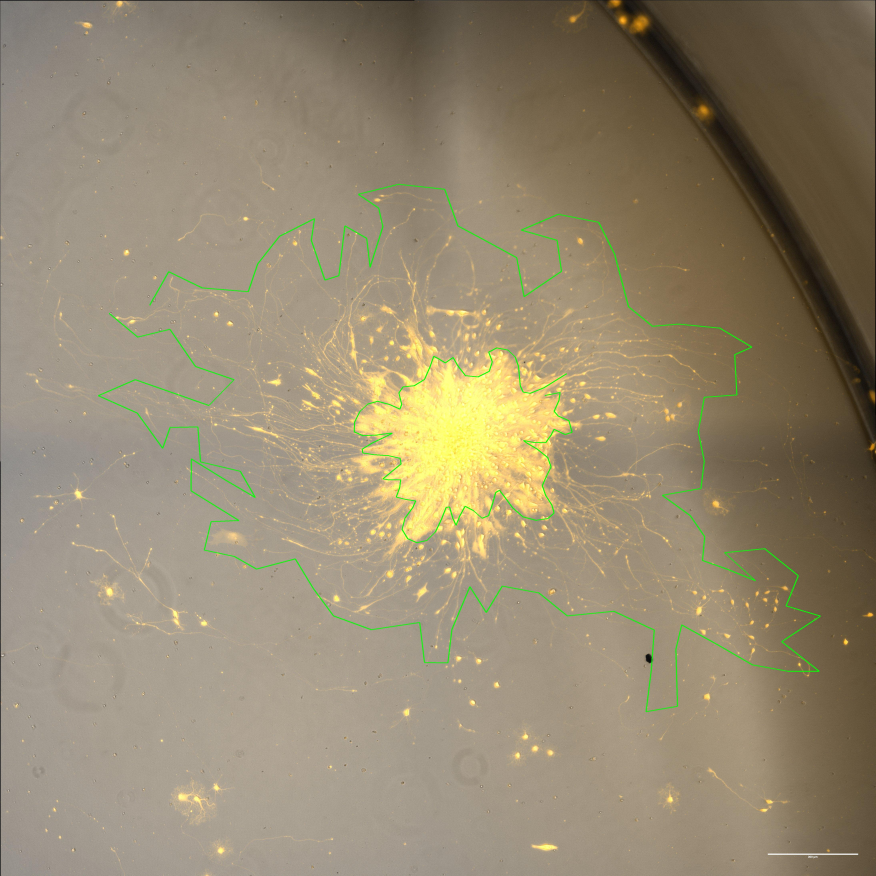
#> input picture Example-2.jpg, 4378 x 4378 px (shown at 1/5 size)
$ python -i image_analysis.py   (imports and definitions only)   (older library calls are emulated)
#> lines starting #> are read from the running program, lines starting #| are printed output that depends on the picture; after the words box and inside, x2 and y2 are one past the last pixel; in counts of white or black regions, pixels touching at a corner belong together
from PIL import Image, ImageFilter, ImageDraw
import numpy as np
from scipy.interpolate import splprep, splev
import cv2
import os
import csv

# Specify the folder name you want to create
folder_name = "aggregate_analysis"

# Set the path of your photos that you analyze
jpg_data = "./folder location"

# Create a new local folder system
folder_path = "./" + folder_name + "/"
result = folder_path + "results.csv"
color_correction = folder_path + "color_correction/"
choose_cell = folder_path + "choose_cell/"
large_bound = folder_path + "large_bound/"
choose_cell2 = folder_path + "choose_cell2/"
small_bound = folder_path + "RESULTING_PHOTOS/"

# Check if the folders exist, and create them if not
# [14 lines not run here, left out]

# [32 lines left out: function yellow_outline, not called in this run]

def yellow_connected_regions(input_path, output_path, threshold=8, connectivity=8):
    # Open the image using PIL
#> called with input_path = '../Example-2.jpg', output_path = 'out.png', threshold = 8, connectivity = 8
    image = Image.open(input_path)
#> image is the input picture: PIL image 4378x4378 RGB; mean R, G, B 149.4, 137.2, 112.5

    # Convert the image to a NumPy array
    image_array = np.array(image)

    # Convert RGB to Lab color space for better color representation
    lab_image = cv2.cvtColor(image_array, cv2.COLOR_RGB2Lab)
#> lab_image: shape (4378, 4378, 3); mean of channels 0, 1, 2 146.3, 129, 142.8

    # Extract the 'b' channel (yellow-blue) from Lab color space
    yellow_channel = lab_image[:, :, 2]
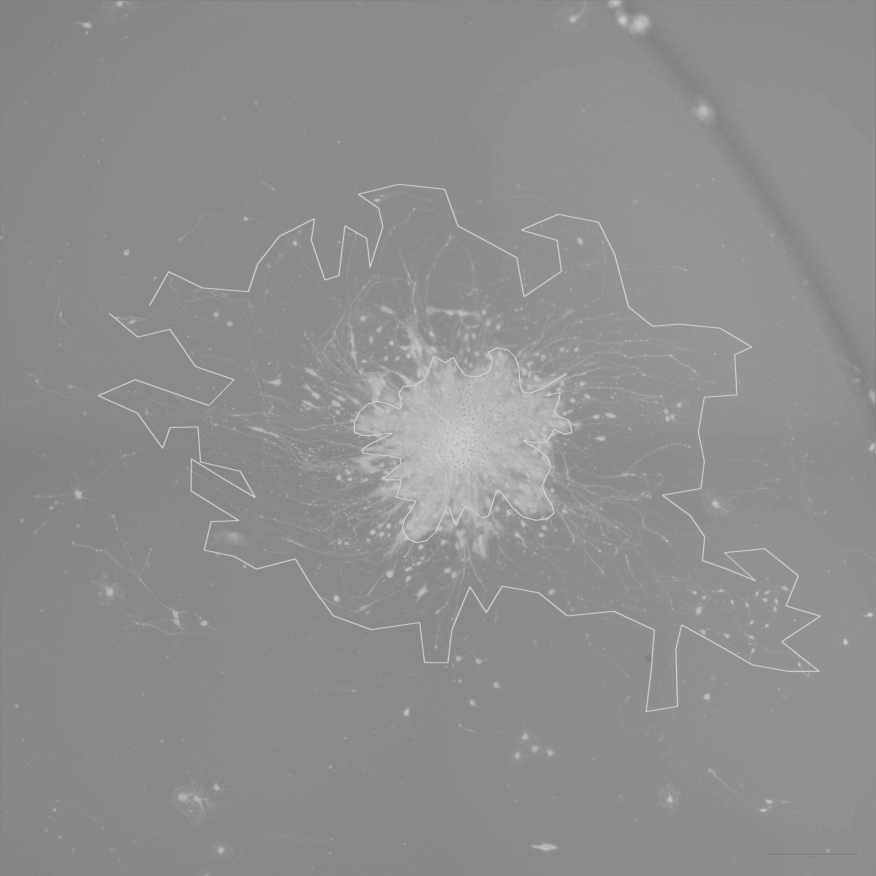
#> yellow_channel: shape (4378, 4378) (shown at 1/5 size); min 114, max 211, mean 142.8

    # Compute the gradient magnitude using the Sobel operator
    grad_x = cv2.Sobel(yellow_channel, cv2.CV_64F, 1, 0, ksize=3)
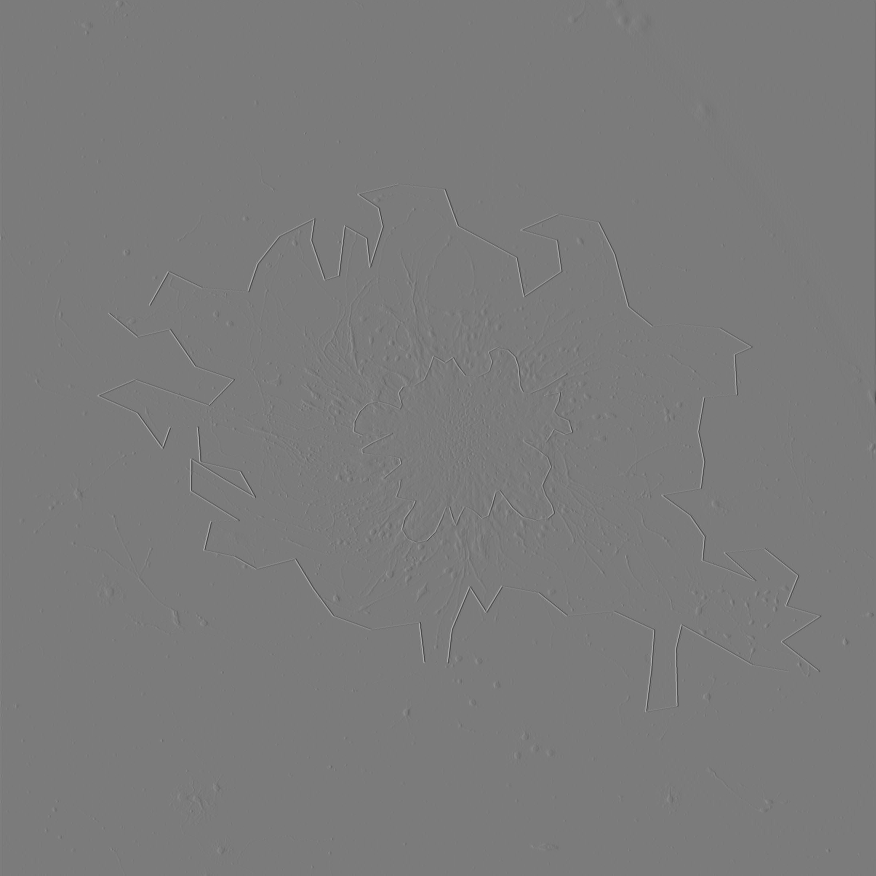
#> grad_x: shape (4378, 4378) float64 (shown at 1/5 size); min -263, max 280, mean 0; drawn with min black and max white
    grad_y = cv2.Sobel(yellow_channel, cv2.CV_64F, 0, 1, ksize=3)
    gradient_magnitude = np.sqrt(grad_x**2 + grad_y**2)

    # Threshold the gradient magnitude to identify edges
    edge_mask = gradient_magnitude > threshold
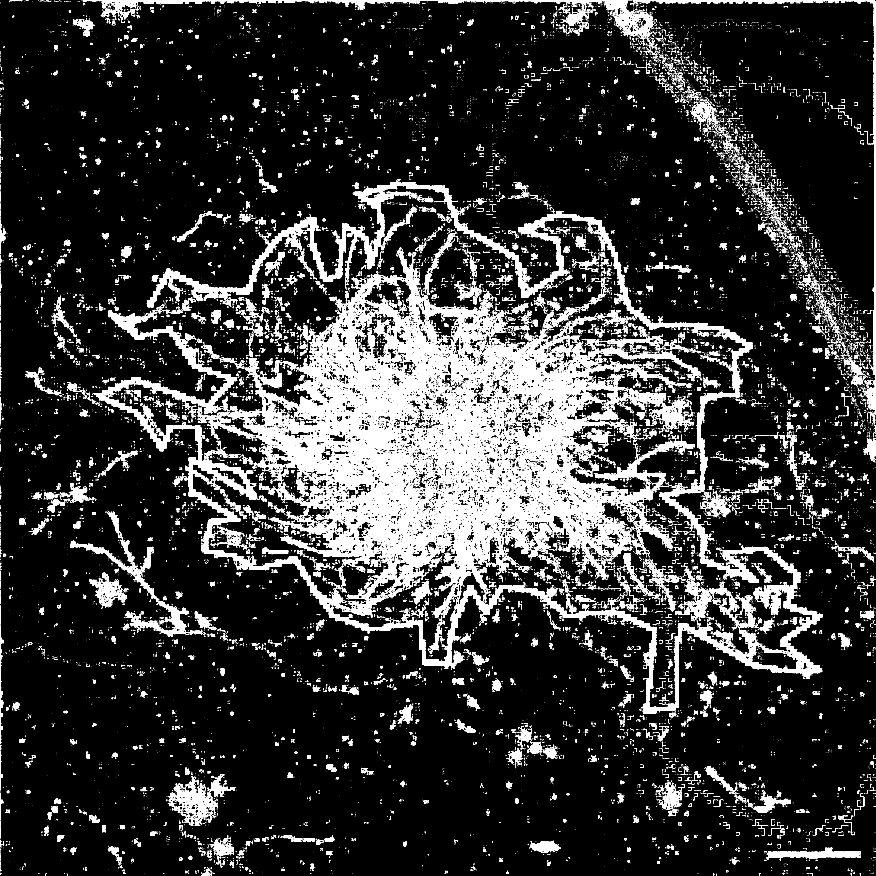
#> edge_mask: shape (4378, 4378) bool (shown at 1/5 size); 12.6% white; 41193 white regions (35848 under 20 px), largest, box (x1, y1, x2, y2) and area: (1103, 1252, 3505, 2998) 1038740, (463, 900, 4114, 3570) 444488, (701, 0, 3262, 195) 31999

    # Use connected component analysis to label connected regions
    _, labels, stats, _ = cv2.connectedComponentsWithStats(edge_mask.astype(np.uint8), connectivity)
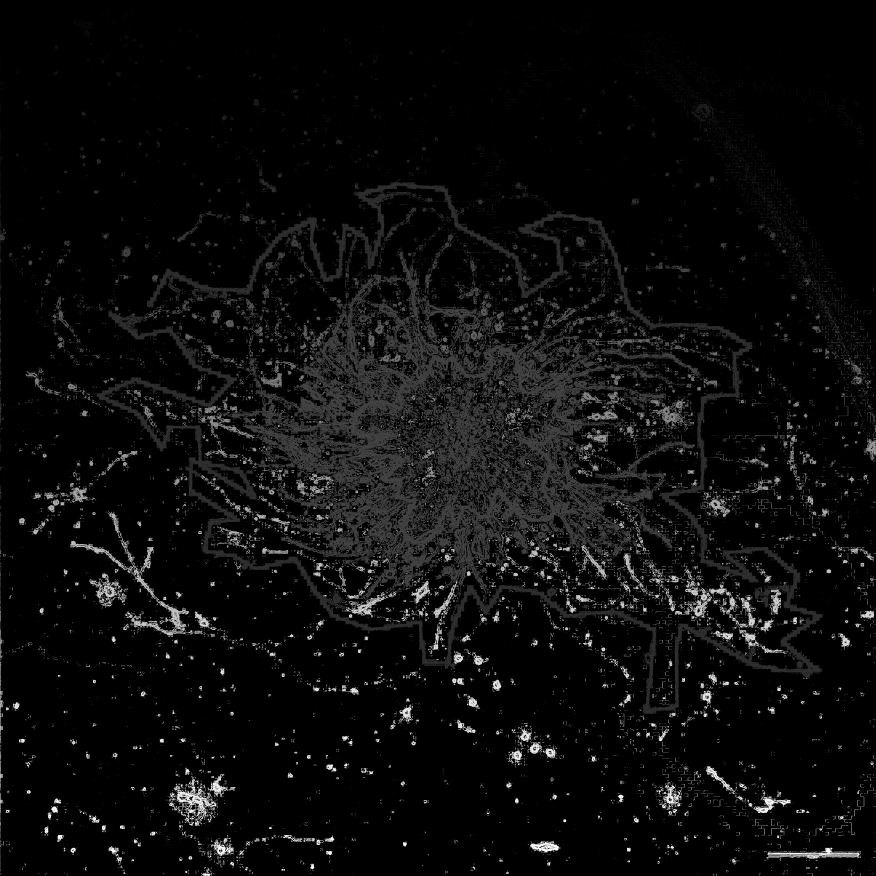
#> labels: shape (4378, 4378) int32 (shown at 1/5 size); min 0, max 41193, mean 1895.6; drawn with min black and max white

    # Sort the regions by area in descending order, only keeping regions with an area greater than min_area
    sorted_regions = sorted((x for x in range(1, stats.shape[0]) if stats[x, cv2.CC_STAT_AREA] > 15000), key=lambda x: stats[x, cv2.CC_STAT_AREA], reverse=True)
#> sorted_regions = [10831, 7674, 4, 9]

    # Find the label corresponding to the region with the average point closest to the center
    closest_to_center_label = min(sorted_regions, key=lambda x: np.linalg.norm(stats[x, :2] + stats[x, 2:4] // 2 - np.array(image_array.shape[:2]) // 2))
#> closest_to_center_label = 7674

    # Create a mask for the region with the average point closest to the center
    closest_to_center_mask = labels == closest_to_center_label
#> closest_to_center_mask: shape (4378, 4378) bool; 2.3% white; 1 white region, box (x1, y1, x2, y2) and area: (463, 900, 4114, 3570) 444488

    # Create an empty image
    output_image = np.zeros_like(image_array)

    # Copy pixels from the original image where the region is true
    output_image[closest_to_center_mask] = image_array[closest_to_center_mask]
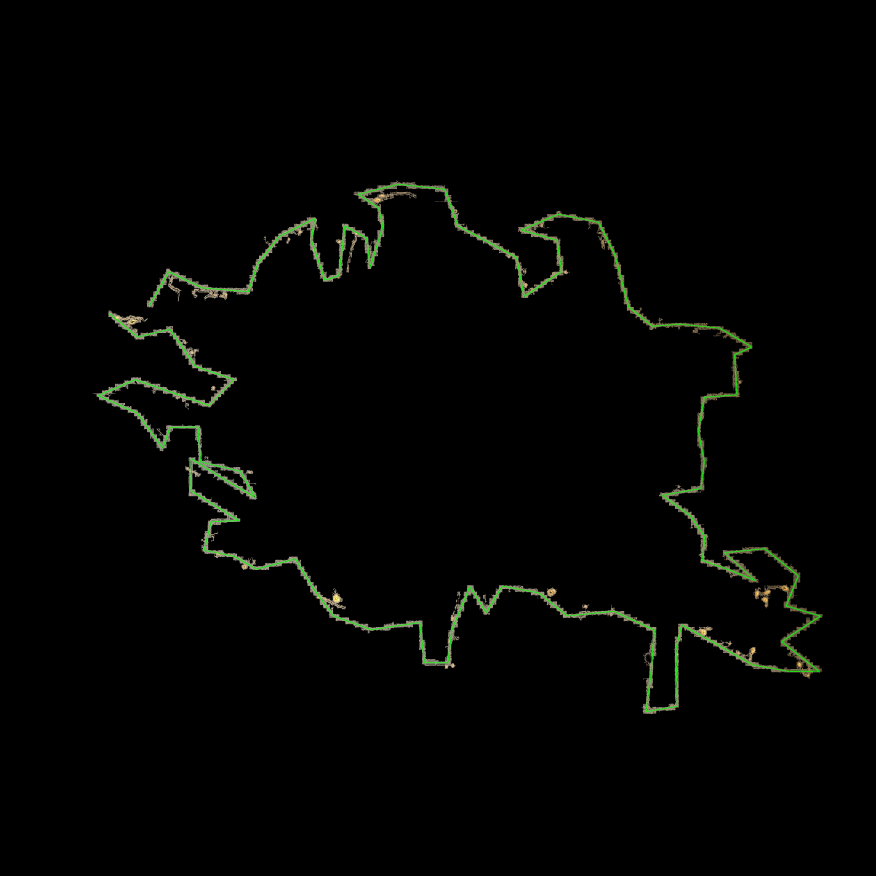
#> output_image: shape (4378, 4378, 3) (shown at 1/5 size); mean R, G, B 3, 3.8, 2.3

    # Convert the NumPy array back to a PIL Image
    output_image_pil = Image.fromarray(output_image)

    # Save the result
    output_image_pil.save(output_path)

# [76 lines left out: function draw_yellow_convex_hull, not called in this run]

# [30 lines not run here, left out]

>>> result = yellow_connected_regions('../Example-2.jpg', 'out.png')
